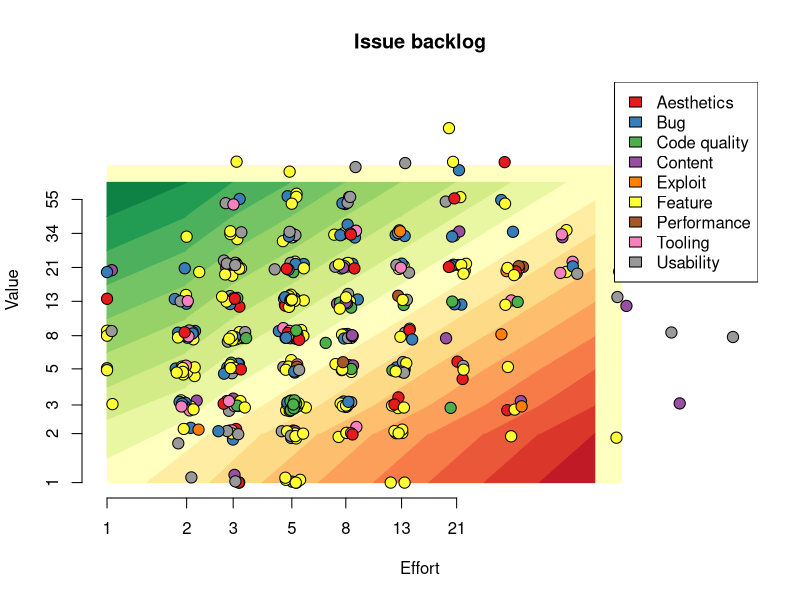

Source code (R):
library("RColorBrewer")

circleSize = 1.5

#svg("backlog.svg", width=8, height=8)
png("backlog.png", width=500, height=500, type="cairo", pointsize=13)

jitter_log <- function(vals, scaler=0.05) {
  noise <- rnorm(length(vals), mean=0, sd=vals*scaler)
  vals + noise
}

roiPalette = colorRampPalette(brewer.pal(11, "RdYlGn"))
roiCols = roiPalette(19)

data <- read.csv("backlog.csv", sep=",")
x = jitter_log(data$effort)
y = jitter_log(data$value)

maxEffort = max(data$effort)
maxValue = max(data$value)
x = sapply(x, function(n) min(c(n, maxEffort)))
x = sapply(x, function(n) max(c(n, 1)))
y = sapply(y, function(n) min(c(n, maxValue)))
y = sapply(y, function(n) max(c(n, 1)))

# Categories
cats = sort(unique(data$type))
data$typeID = match(data$type, cats)
cols = brewer.pal(length(cats), "Set1")
data$color = cols[data$typeID]

# ROI
vals = c(1, 2, 3, 5, 8, 13, 21, 34, 55, 89)
data$roi = match(data$value, vals) - match(data$effort, vals)

# NA
data$blockedBy[is.na(data$blockedBy)] <- ""

# Sort data
data <- data[with(data, order(-roi, effort, issue)),]

plot(
    NULL, log="xy", xlab="Effort", ylab="Value", axes=FALSE, main="Issue backlog",
    xlim=c(min(x), max(x)), ylim=c(min(y), max(y))
)
axis(1, at=c(1,2,3,5,8,13,21))
axis(2, at=c(1,2,3,5,8,13,21,34,55))
#box()




logHalf <- function(a, b){
    sqrt(a*b)
}




topEdge = logHalf(55,89)

polygon(x=c(1,89,89,1), y=c(1,1,89,89), lty=0, col=roiCols[10])

for (e in 1:8){
    midE = logHalf(vals[e], vals[e+1])
    nextMidE = logHalf(vals[e+1], vals[e+2])
    if (e > 1) {
        for (v in 1:e){
            roi = v-e;
            polygon(
                x=c(midE, nextMidE, nextMidE, midE),
                y=c(vals[v], vals[v+1], vals[v+2], vals[v+1]),
                col=roiCols[10+roi],
                border=roiCols[10+roi]
            )
        }
    }
    roi = -e
    polygon(
        x=c(midE, nextMidE, nextMidE),
        y=c(vals[1], vals[1], vals[2]),
        col=roiCols[10+roi],
        border=roiCols[10+roi]
    )
}

for (v in 1:8){
    midV = logHalf(vals[v], vals[v+1])
    nextMidV = logHalf(vals[v+1], vals[v+2])
    if (v > 1){
        for (e in 1:v){
            roi = v-e;
            polygon(
                x=c(vals[e], vals[e+1], vals[e+2], vals[e+1]),
                y=c(midV, nextMidV, nextMidV, midV),
                col=roiCols[10+roi],
                border=roiCols[10+roi]
            )
        }
    }
    roi = v
    polygon(
        x=c(vals[1], vals[1], vals[2]),
        y=c(midV, nextMidV, nextMidV),
        col=roiCols[10+roi],
        border=roiCols[10+roi]
    )
}


points(x, y, pch=21, bg=data$color, cex=circleSize)
#points(x, y, col=data$color, cex=circleSize, lwd=3)


legend(legend=cats, x="topright", fill=cols)










dev.off()

# Write markdown file
text = "# Backlog"
text = c(text, "![Issue backlog](backlog.png)")
text = c(text, "")
text = c(text, "| Issue | Description | Value | Effort | ROI | Blocked by |")
text = c(text, "| ----: | ----------- | ----: | -----: | --: | ---------: |")

for (i in 1:length(data$roi)){
    entry = paste(
        "| [", data$issue[i], "](", "https://github.com/timgurto/mmo/issues/", data$issue[i], ")",
        " | ", data$description[i],
        " | ", data$value[i],
        " | ", data$effort[i],
        " | ", "![", data$roi[i], "](roi-images/roi_", data$roi[i], ".png)",
        " | ", data$blockedBy[i],
        " |", sep=""
    )
    text = c(text, entry)
}

write(text, file="backlog.md")
